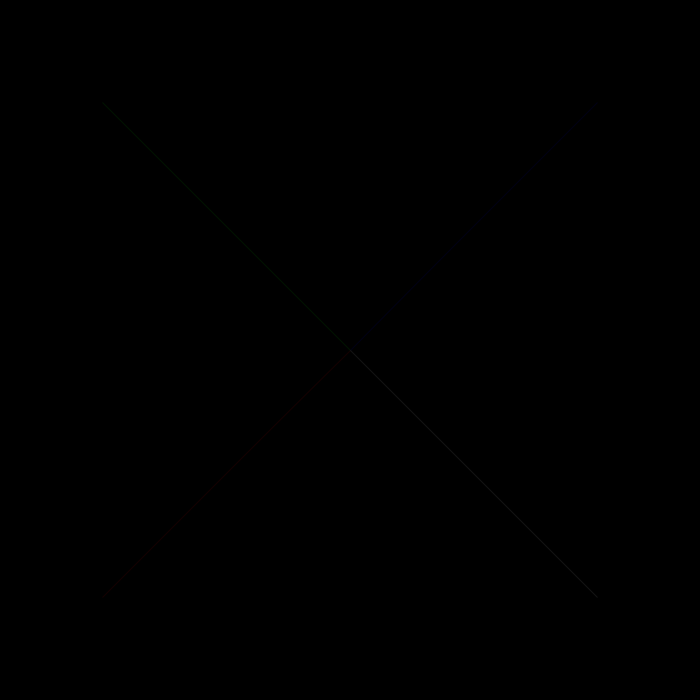
Frame 1 (no input)
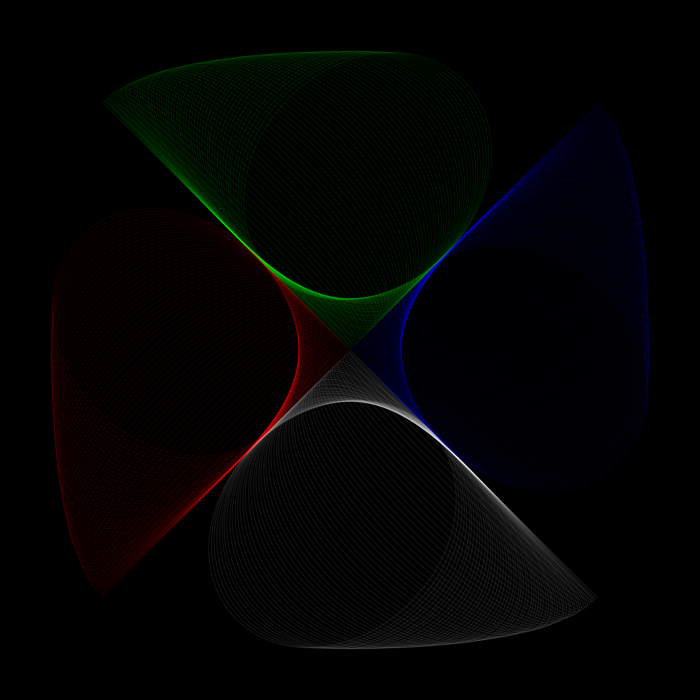
Frame 60 (the mouse pressed at the canvas centre just before this capture)
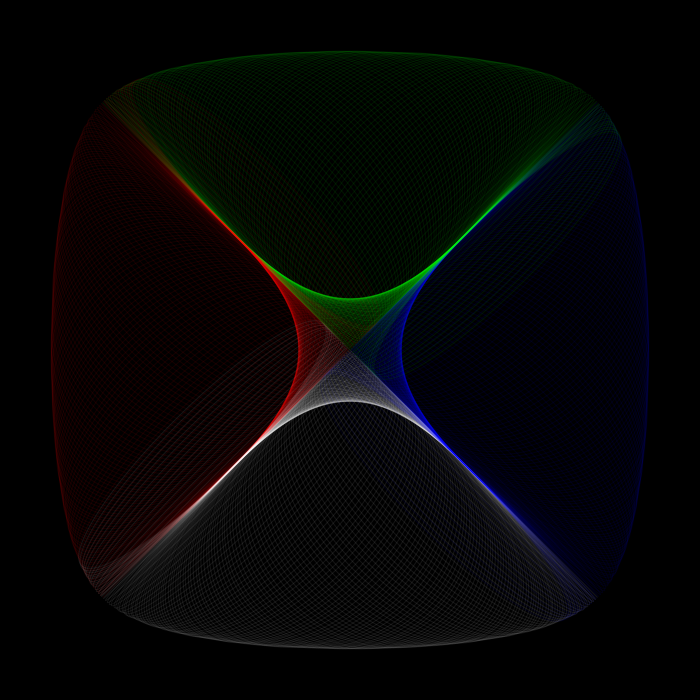
Frame 120 (the mouse held since frame 60 and released just before this capture)

The Processing sketch that drew these frames (run headless with seeded random() and noise(); from frame 60 on, the mouse is pressed at the canvas centre):

// Processing sketch: PinWheel
// ── PinWheel.pde
float a, r;
color [] cols = {#FFFFFF, #FF0000, #00FF00, #0000FF};
PVector[] locs;

void setup() {
  size(700, 700);
  ellipseMode(CORNER);
  a = 0;
  r = width/2;
  background(0);
  locs = new PVector[4];
  locs[0] = new PVector(0, 0);
  locs[1] = new PVector(width, 0);
  locs[2] = new PVector(3*width/4, 3*width/4);
  locs[3] = new PVector(width/4, 3*width/4);
  noFill();
}

void draw() {
  //background();
  if (a <= 2*TWO_PI) {
    for (int i = 0; i < 4; i++) {
      pushMatrix();
      //translate(locs[i].x, locs[i].y);
      translate(width/2, height/2);
      rotate((2*i+1)*QUARTER_PI);
      stroke(cols[i], 20);
      ellipse(0, 0, r*cos(a), r*sin(a));
      popMatrix();
    }
  } else {
    for (int i = 0; i < 4; i++) {
      pushMatrix();
      translate(locs[i].x, locs[i].y);
      rotate((2*i+1)*QUARTER_PI);
      noStroke();
      fill(0);
      ellipse(0, 0, r*cos(a), r*sin(a));
      popMatrix();
    }
  }
  a += 0.015;
}
